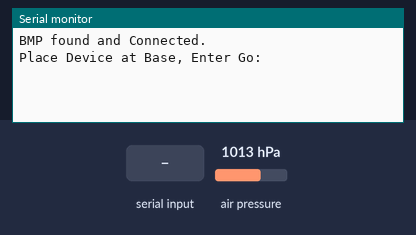
The sketch below on a simulated Arduino Uno, built with avr-gcc and run on an emulated ATmega328P. Parts: the last lines printed to the serial monitor. Inputs (shaded band) come from the test bench; at power-on: air pressure 1013 hPa.

Above: at 1.2 s.
1.3 s: "1" received over Serial
At 2.1 s:
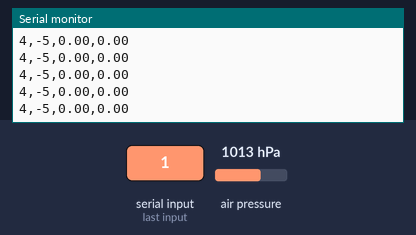
3.2 s: air pressure set to 952 hPa
At 3.7 s:
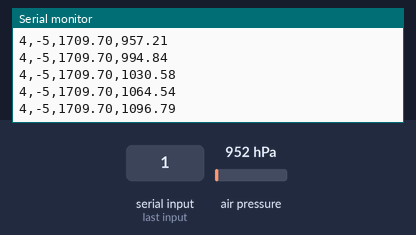
6.2 s: air pressure set to 1025 hPa
At 6.8 s:
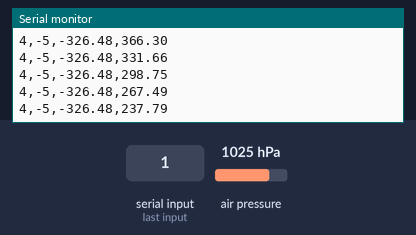
Timing chart, 0 to 9.2 s (numbered marks = the images above; inputs shaded):
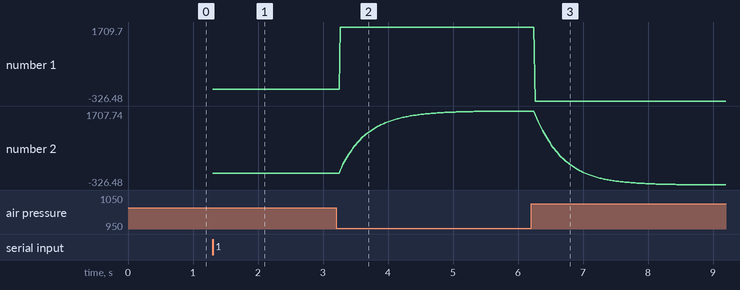

The sketch:

gy87_bmp180_altitude.ino
```cpp
#include <Adafruit_BMP085.h>

Adafruit_BMP085 BP;
bool BMPconnected;
bool haveBase = false;

float basePressure;
float Height = 0;
float HeightNow=0;

void setup() {
  // put your setup code here, to run once:
  Serial.begin(9600);
  BMPconnected = BP.begin();
  if (BMPconnected == true) {
    Serial.println("BMP found and Connected.");
  }
  if (BMPconnected == false) {
    Serial.println("BMP180 Not Found! Check Connections.");
  }
}

void loop() {
  // put your main code here, to run repeatedly:
  if (haveBase == false) {
    Serial.println("Place Device at Base, Enter Go:");
    while (Serial.available() == 0) {}
    basePressure = BP.readPressure();
    haveBase = true;
  }
  HeightNow = findHeight(basePressure);
  Height = .95*Height + 0.05*HeightNow;
  Serial.print(4);
  Serial.print(",");
  Serial.print(-5);
  Serial.print(",");
  Serial.print(HeightNow);
  Serial.print(",");
  Serial.println(Height);
  delay(10);
}

float findHeight(float p0) {
  float d;
  float T0 = 288.15;
  float L = .0065;
  float R = 8.3144598;
  float M = .0289644;
  float g = 9.8;
  float pH;
  pH = BP.readPressure();
  float c = R * L / (M * g);
  d = T0 / L * (1 - pow((pH / p0), c));
  d = d * 3.28084; //converting into foot
  return d;
}
```

Measured:
- after the input at 1.3 s, the serial monitor: prints a new line at once (image 1)
- after the input at 3.2 s, the serial monitor: prints a new line after 0.06 s (image 2)
- plotted number 1: 0 → 1709.7 after the input at 3.2 s
- plotted number 2: 0 → 1707.52 after the input at 3.2 s
